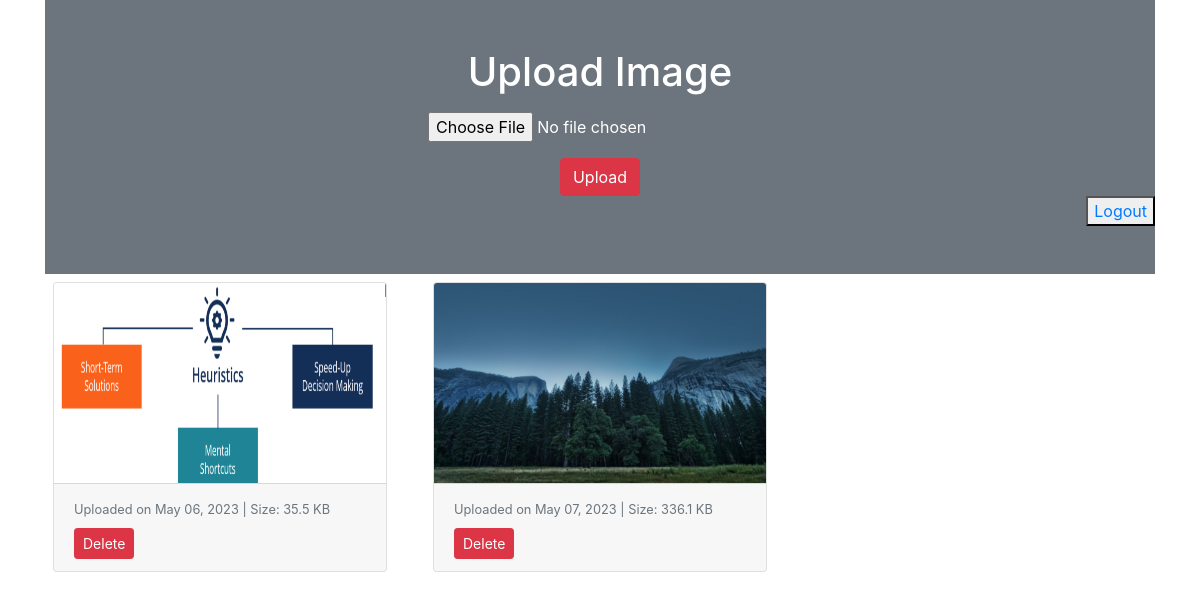
/home/ (signed in), run on the app's committed database.
### myapp/models.py (models this page shows)
class Image(models.Model):
    user = models.ForeignKey(User, on_delete=models.CASCADE)
    photo = models.ImageField(upload_to="myimage")
    date = models.DateTimeField(auto_now_add=True)

### auth_system/views.py (the view, shortened to what this page needs)
# urls.py: path('home/', HomePage, name="home-page"),
@login_required
def HomePage(request):
    form = ImageForm()
    images = Image.objects.filter(user=request.user)
    return render(request, 'auth_system/index.html', {'form': form, 'images': images})

### myapp/forms.py
class ImageForm(forms.ModelForm):
 class Meta:
  model = Image
  fields = '__all__'
  exclude = ('user',)
  labels = {'photo':''}

### auth_system/templates/auth_system/index.html (shortened to what this page needs)
<!doctype html>
<html lang="en">
  <head>
    <link rel="stylesheet" href="https://cdn.jsdelivr.net/npm/bootstrap@4.5.3/dist/css/bootstrap.min.css">
  </head>
  <body>
   <div class="container">
    <div class="py-5 text-center bg-secondary text-white">
     <h1 class="mb-3">Upload Image</h1>
     <form action="" method="post" enctype="multipart/form-data">
      {{ form.as_p }}
      <input type="submit" class="btn btn-danger" value="Upload">
         <div style="text-align: right;">
            <button><a href="{% url 'logout' %}">Logout</a></button>
         </div>
     </form>
    </div>
    <div class="row">
     {% for image in images %}
      {% if image.user == request.user %}
      <div class="col-sm-4">
       <div class="card m-2">
        <a href="/{{ image.photo.name }}" target="_blank">
            <img src="/{{ image.photo.name }}" alt="" class="card-img-top" height="200px">
        </a>
        <div class="card-footer">
            <small class="text-muted">Uploaded on {{ image.date|date:"F d, Y" }} | Size: {{ image.photo.size|filesizeformat }}</small>
            <form method="POST" action="{% url 'delete-image' %}">
                    <button type="submit" class="btn btn-danger btn-sm mt-2">Delete</button>
            </form>
        </div>
       </div>
      </div>
      {% endif %}
     {% endfor %}
    </div>
   </div>
  </body>
</html>

### data on the page
Image: photo.name (picture), date "May 06, 2023", photo.size|filesizeformat "35.5 KB"
Image: photo.name (picture), date "May 07, 2023", photo.size|filesizeformat "336.1 KB"
